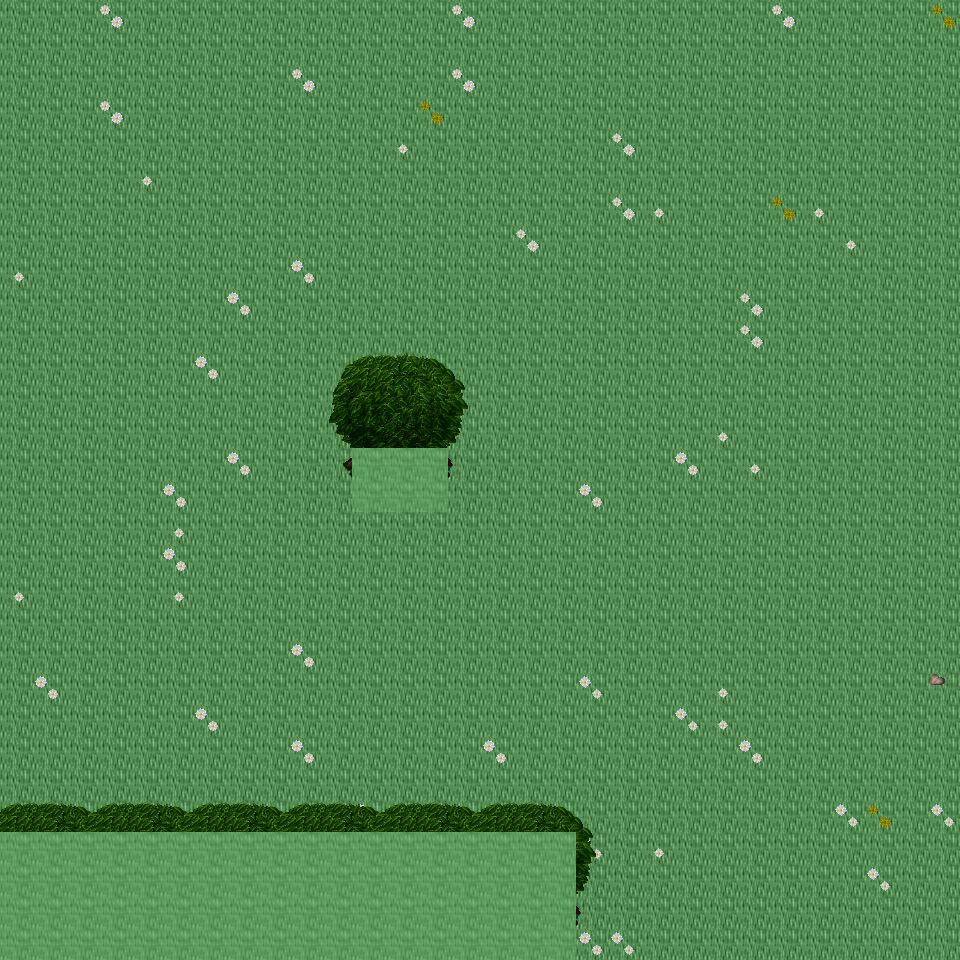

The image is a tile-based game level rendered from a .tmx file. Its description and source (layers, tilesets, objects; grid data summarised) follow:
An orthogonal 30x30 tile map with 32x32 px tiles, 6 tile layers (Ground, Object, Object2, Above, ...), 35 tilesets and 4 objects (4x mapExit).

<map version="1.0" orientation="orthogonal" renderorder="right-down" width="30" height="30" tilewidth="32" tileheight="32" nextobjectid="5">
  <tileset firstgid="1" name="tileset_ground_ground" tilewidth="32" tileheight="32" tilecount="33" columns="3">
    <image source="../drawable/tileset_ground_ground.png" width="96" height="352" />
  </tileset>
  <tileset firstgid="34" name="tileset_ground_ice_ice" tilewidth="32" tileheight="32" tilecount="3" columns="3">
    <image source="../drawable/tileset_ground_ice_ice.png" width="96" height="32" />
  </tileset>
  <tileset firstgid="37" name="tileset_plant_flower_daisy_white" tilewidth="32" tileheight="32" tilecount="8" columns="2">
    <image source="../drawable/tileset_plant_flower_daisy_white.png" width="64" height="128" />
  </tileset>
  <tileset firstgid="45" name="tileset_ground_rock_pebbles" tilewidth="32" tileheight="32" tilecount="3" columns="1">
    <image source="../drawable/tileset_ground_rock_pebbles.png" width="32" height="96" />
  </tileset>
  <tileset firstgid="48" name="tileset_plant_grasses" tilewidth="32" tileheight="32" tilecount="6" columns="3">
    <image source="../drawable/tileset_plant_grasses.png" width="96" height="64" />
  </tileset>
  <tileset firstgid="54" name="tileset_plant_leaves" tilewidth="32" tileheight="32" tilecount="8" columns="4">
    <image source="../drawable/tileset_plant_leaves.png" width="128" height="64" />
  </tileset>
  <tileset firstgid="62" name="tileset_ground_grass_edges" tilewidth="32" tileheight="32" tilecount="36" columns="12">
    <image source="../drawable/tileset_ground_grass_edges.png" width="384" height="96" />
  </tileset>
  <tileset firstgid="98" name="tileset_plant_flower_daisy_yellow" tilewidth="32" tileheight="32" tilecount="8" columns="2">
    <image source="../drawable/tileset_plant_flower_daisy_yellow.png" width="64" height="128" />
  </tileset>
  <tileset firstgid="106" name="tileset_plant_bush_bushes" tilewidth="32" tileheight="32" tilecount="10" columns="5">
    <image source="../drawable/tileset_plant_bush_bushes.png" width="160" height="64" />
  </tileset>
  <tileset firstgid="116" name="tileset_plant_stump_stump_brown" tilewidth="32" tileheight="32" tilecount="4" columns="2">
    <image source="../drawable/tileset_plant_stump_stump_brown.png" width="64" height="64" />
  </tileset>
  <tileset firstgid="120" name="tileset_plant_stump_stump_green" tilewidth="32" tileheight="32" tilecount="4" columns="2">
    <image source="../drawable/tileset_plant_stump_stump_green.png" width="64" height="64" />
  </tileset>
  <tileset firstgid="124" name="tileset_item_pot_pot_golden" tilewidth="32" tileheight="32" tilecount="4" columns="4">
    <image source="../drawable/tileset_item_pot_pot_golden.png" width="128" height="32" />
  </tileset>
  <tileset firstgid="128" name="tileset_plant_tree_tree_darkgreen" tilewidth="32" tileheight="32" tilecount="88" columns="8">
    <image source="../drawable/tileset_plant_tree_tree_darkgreen.png" width="256" height="352" />
  </tileset>
  <tileset firstgid="216" name="tileset_plant_flower_daisy_blue" tilewidth="32" tileheight="32" tilecount="8" columns="2">
    <image source="../drawable/tileset_plant_flower_daisy_blue.png" width="64" height="128" />
  </tileset>
  <tileset firstgid="224" name="tileset_ground_water_water_bubbles" tilewidth="32" tileheight="32" tilecount="32" columns="8">
    <image source="../drawable/tileset_ground_water_water_bubbles.png" width="256" height="128" />
  </tileset>
  <tileset firstgid="256" name="tileset_ground_water_pool" tilewidth="32" tileheight="32" tilecount="72" columns="3">
    <image source="../drawable/tileset_ground_water_pool.png" width="96" height="768" />
  </tileset>
  <tileset firstgid="328" name="tileset_building_castle" tilewidth="32" tileheight="32" tilecount="320" columns="20">
    <image source="../drawable/tileset_building_castle.png" width="640" height="512" />
  </tileset>
  <tileset firstgid="648" name="tileset_ground_cobbled_paving" tilewidth="32" tileheight="32" tilecount="1" columns="1">
    <image source="../drawable/tileset_ground_cobbled_paving.png" width="32" height="32" />
  </tileset>
  <tileset firstgid="649" name="tileset_ground_grass_corners" tilewidth="32" tileheight="32" tilecount="24" columns="6">
    <image source="../drawable/tileset_ground_grass_corners.png" width="192" height="128" />
  </tileset>
  <tileset firstgid="673" name="tileset_building_fence_fence_chunky" tilewidth="32" tileheight="32" tilecount="21" columns="3">
    <image source="../drawable/tileset_building_fence_fence_chunky.png" width="96" height="224" />
  </tileset>
  <tileset firstgid="694" name="tileset_item_sign_large" tilewidth="32" tileheight="32" tilecount="15" columns="5">
    <image source="../drawable/tileset_item_sign_large.png" width="160" height="96" />
  </tileset>
  <tileset firstgid="709" name="tileset_building_decoration_fancy_gate" tilewidth="32" tileheight="32" tilecount="12" columns="3">
    <image source="../drawable/tileset_building_decoration_fancy_gate.png" width="96" height="128" />
  </tileset>
  <tileset firstgid="721" name="tileset_logic_creature_rodent" tilewidth="32" tileheight="32" tilecount="8" columns="8">
    <image source="../drawable/tileset_logic_creature_rodent.png" width="256" height="32" />
  </tileset>
  <tileset firstgid="729" name="tileset_logic_creature_animal" tilewidth="32" tileheight="32" tilecount="32" columns="8">
    <image source="../drawable/tileset_logic_creature_animal.png" width="256" height="128" />
  </tileset>
  <tileset firstgid="761" name="tileset_logic_item_mushroom" tilewidth="32" tileheight="32" tilecount="6" columns="6">
    <image source="../drawable/tileset_logic_item_mushroom.png" width="192" height="32" />
  </tileset>
  <tileset firstgid="767" name="tileset_logic_item_sheepfood" tilewidth="32" tileheight="32" tilecount="1" columns="1">
    <image source="../drawable/tileset_logic_item_sheepfood.png" width="32" height="32" />
  </tileset>
  <tileset firstgid="768" name="tileset_logic_collision" tilewidth="32" tileheight="32" tilecount="1" columns="1">
    <image source="../drawable/tileset_logic_collision.png" width="32" height="32" />
  </tileset>
  <tileset firstgid="769" name="tileset_logic_protection" tilewidth="32" tileheight="32" tilecount="2" columns="2">
    <image source="../drawable/tileset_logic_protection.png" width="64" height="32" />
  </tileset>
  <tileset firstgid="771" name="tileset_ground_green_paving" tilewidth="32" tileheight="32" tilecount="18" columns="3">
    <image source="../drawable/tileset_ground_green_paving.png" width="96" height="192" />
  </tileset>
  <tileset firstgid="789" name="tileset_item_hen_nest" tilewidth="32" tileheight="32" tilecount="1" columns="1">
    <image source="../drawable/tileset_item_hen_nest.png" width="32" height="32" />
  </tileset>
  <tileset firstgid="790" name="tileset_logic_item_dairy" tilewidth="32" tileheight="32" tilecount="1" columns="1">
    <image source="../drawable/tileset_logic_item_dairy.png" width="32" height="32" />
  </tileset>
  <tileset firstgid="791" name="tileset_light_door_light_ew" tilewidth="32" tileheight="32" tilecount="18" columns="6">
    <image source="../drawable/tileset_light_door_light_ew.png" width="192" height="96" />
  </tileset>
  <tileset firstgid="809" name="tileset_building_barnyard" tilewidth="32" tileheight="32" tilecount="200" columns="8">
    <image source="../drawable/tileset_building_barnyard.png" width="256" height="800" />
  </tileset>
  <tileset firstgid="1009" name="tileset_logic_creature_reptile" tilewidth="32" tileheight="32" tilecount="7" columns="7">
    <image source="../drawable/tileset_logic_creature_reptile.png" width="224" height="32" />
  </tileset>
  <tileset firstgid="1016" name="tileset_logic_creature_fowl" tilewidth="32" tileheight="32" tilecount="6" columns="6">
    <image source="../drawable/tileset_logic_creature_fowl.png" width="192" height="32" />
  </tileset>
  <layer name="Ground" width="30" height="30">
    <data>[900 cells, 900 non-empty, 1 distinct tile ids]</data>
  </layer>
  <layer name="Object" width="30" height="30">
    <data>[900 cells, 59 non-empty, 9 distinct tile ids]</data>
  </layer>
  <layer name="Object2" width="30" height="30">
    <data>[900 cells, 7 non-empty, 5 distinct tile ids]</data>
  </layer>
  <layer name="Above" width="30" height="30">
    <data>[900 cells, 110 non-empty, 33 distinct tile ids]</data>
  </layer>
  <layer name="Above2" width="30" height="30">
    <data>[900 cells, 5 non-empty, 1 distinct tile ids]</data>
  </layer>
  <layer name="Walkable" width="30" height="30">
    <data>[900 cells, 78 non-empty, 1 distinct tile ids]</data>
  </layer>
  <objectgroup name="MapEvents">
    <object id="1" name="north" type="mapExit" x="0" y="0" width="960" height="32">
      <properties>
        <property name="map" value="level_0_x103_y43" />
        <property name="x" value="0" />
        <property name="y" value="28" />
      </properties>
    </object>
    <object id="2" name="south" type="mapExit" x="576" y="928" width="384" height="32">
      <properties>
        <property name="map" value="level_0_x103_y45" />
        <property name="x" value="18" />
        <property name="y" value="1" />
      </properties>
    </object>
    <object id="3" name="west" type="mapExit" x="0" y="0" width="32" height="832">
      <properties>
        <property name="map" value="level_0_x102_y44" />
        <property name="x" value="28" />
        <property name="y" value="0" />
      </properties>
    </object>
    <object id="4" name="east" type="mapExit" x="928" y="0" width="32" height="960">
      <properties>
        <property name="map" value="level_0_x104_y44" />
        <property name="x" value="1" />
        <property name="y" value="0" />
      </properties>
    </object>
  </objectgroup>
</map>
